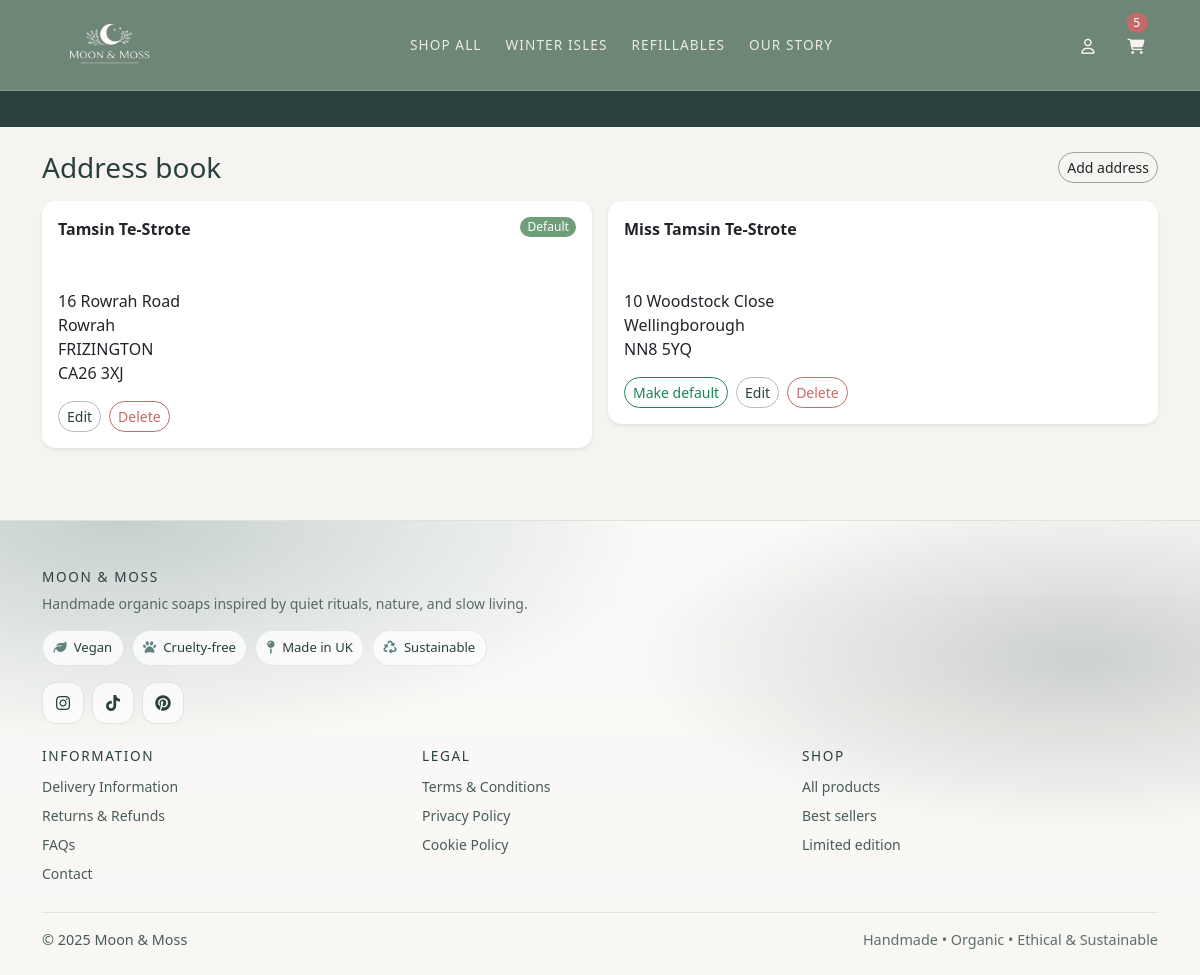
Screenshot of /accounts/addresses/ (signed in) with the database file from the repository.
### accounts/models.py (models this page shows, shortened)
class ShippingAddress(models.Model):
    user = models.ForeignKey(
        settings.AUTH_USER_MODEL,
        on_delete=models.CASCADE,
        related_name="shipping_addresses",
    )
    label = models.CharField(max_length=50, default="Home")
    full_name = models.CharField(max_length=100, blank=True)
    address_line1 = models.CharField(max_length=255)
    address_line2 = models.CharField(max_length=255, blank=True)
    city = models.CharField(max_length=100)
    postcode = models.CharField(max_length=20)
    is_default = models.BooleanField(default=False)
    created_at = models.DateTimeField(auto_now_add=True)

### accounts/views.py (the view)
@login_required
def address_list(request):
    addresses = ShippingAddress.objects.filter(
        user=request.user).order_by("-is_default", "-created_at")
    return render(request,
                  "accounts/address_list.html", {"addresses": addresses})

### cart/context_processors.py (called while the page is built)
def cart_count(request):
    cart = get_or_create_cart(request)
    try:
        count = sum(i.qty for i in cart.items.all())
    except Exception:
        count = 0
    return {"cart_count": count}

### cart/utils.py (called while the page is built)
def get_or_create_cart(request):
    if not request.session.session_key:
        request.session.create()
    request.session.set_expiry(60 * 60 * 24 * 14)
    session_key = request.session.session_key
    if request.user.is_authenticated:
        cart, _ = Cart.objects.get_or_create(
            user=request.user,
            defaults={"session_key": session_key},
        )
    else:
        cart, _ = Cart.objects.get_or_create(
            user=None,
            session_key=session_key,
        )
    return cart

### accounts/templates/accounts/address_list.html (shortened to what this page needs)
{% extends "base.html" %}
{% block content %}
<div class="d-flex justify-content-between align-items-center mb-3">
  <h1 class="h3 mb-0">Address book</h1>
  <a class="btn btn-sm btn-outline-dark" href="{% url 'accounts:address_add' %}">Add address</a>
</div>
{% if addresses %}
  <div class="row g-3">
    {% for a in addresses %}
      <div class="col-md-6">
        <div class="card border-0 shadow-sm">
          <div class="card-body">
            <div class="d-flex justify-content-between align-items-start">
              <div>
                <strong>{{ a.full_name }}</strong><br>
                <br><br>
                {{ a.address_line1 }}<br>
                {% if a.address_line2 %}{{ a.address_line2 }}<br>{% endif %}
                {{ a.city }}<br>
                <span class="text-uppercase">{{ a.postcode }}</span>
              </div>
              {% if a.is_default %}
                <span class="badge text-bg-success">Default</span>
              {% endif %}
            </div>
            <div class="d-flex gap-2 mt-3">
              {% if not a.is_default %}
                <a class="btn btn-sm btn-outline-success" href="{% url 'accounts:address_default' a.pk %}">Make default</a>
              {% endif %}
              <a class="btn btn-sm btn-outline-secondary" href="{% url 'accounts:address_edit' a.pk %}">Edit</a>
              <a class="btn btn-sm btn-outline-danger" href="{% url 'accounts:address_delete' a.pk %}">Delete</a>
            </div>
          </div>
        </div>
      </div>
    {% endfor %}
  </div>
{% else %}
  <p class="text-muted">No saved addresses yet.</p>
{% endif %}
{% endblock content %}

### static/css/base-admin.css (style rules this page uses)
:root { --bb-primary: #5f7f6b; --bb-secondary: #8f8a83; --bb-success: #6f9e7a; --bb-warning: #e3b35a; --bb-danger: #c46a6a; --bb-info: #7aa6c9; --bb-bg-soft: rgba(255, 255, 255, .85); --bb-border-soft: rgba(0, 0, 0, .08); --bb-shadow-soft: 0 12px 30px rgba(0, 0, 0, .06); }
.btn-outline-secondary { background: var(--aa-primary); border-color: var(--aa-primary); color: #fff; }
.btn-outline-danger { border-color: var(--bb-danger); color: var(--bb-danger); }
.btn-outline-dark { border-color: rgba(0, 0, 0, .35); }
.badge { border-radius: 999px; font-weight: 500; padding: .35em .6em; }
.text-bg-success { background-color: var(--bb-success) !important; }

### static/css/base-user.css (style rules this page uses)
:root { --bb-btn-radius: 20px; --bb-primary: #618280; --bb-primary-dark: #29403e; --bb-cream: #f6f4f0; --bb-text: #333333; --bb-radius-pill: 999px; --bb-focus: rgba(97, 130, 128, 0.35); --bb-nav-bg: #6D8675; --bb-nav-text: #f6f4f0; --bb-nav-border: rgba(246, 244, 240, 0.18); --bb-nav-gap: 0.75rem; --bb-nav-height: 64px; --bb-nav-height-sm: 56px; --bb-logo-max: 90px; --bb-logo-max-sm: 90px; --bb-hit: 44px; --bb-radius: 12px; --bb-ink: #29403e; --bb-r-lg: 28px; --bb-r-md: 24px; --bb-r-sm: 20px; --bb-gap-lg: 28px; --bb-gap-md: 18px; --bb-gap-sm: 16px; --bb-glass-bg: rgba(255,255,255,0.28); --bb-glass-bg-dark: rgba(151,146,146,0.62); --bb-glass-blur: 10px; --bb-shadow: 0 20px 40px rgba(0,0,0,0.18); }
body { background-color: var(--bb-cream); color: var(--bb-text); font-family: system-ui, -apple-system, BlinkMacSystemFont, "Segoe UI", sans-serif; }
h1, .h1, h2, .h2, h3, .h3 { color: var(--bb-primary-dark); }
a { color: var(--bb-primary-dark); }
.btn { border-radius: var(--bb-btn-radius); }
.btn-outline-secondary { color: var(--bb-primary-dark); border-color: rgba(41, 64, 62, 0.35); }
.card { border-radius: 0.85rem; border-color: var(--bb-cream); }

### rows the page displays
ShippingAddress: full_name "Tamsin Te-Strote", address_line1 "16 Rowrah Road", address_line2 "Rowrah", city "FRIZINGTON", postcode "CA26 3XJ", is_default "Default"
ShippingAddress: full_name "Miss Tamsin Te-Strote", address_line1 "10 Woodstock Close", city "Wellingborough", postcode "NN8 5YQ", is_default "Make default"

### other values shown
{{ cart_count|default:0 }} "5"
{{ now|default:"2025" }} "2025"
